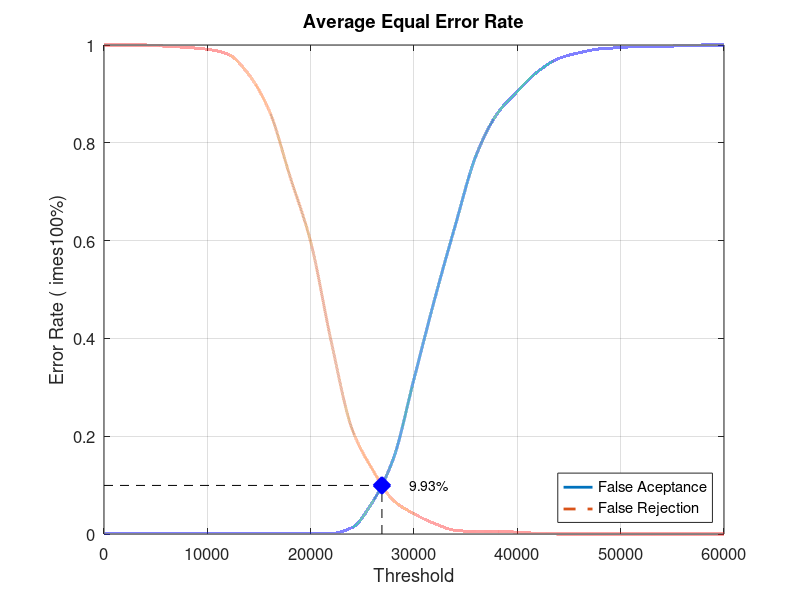
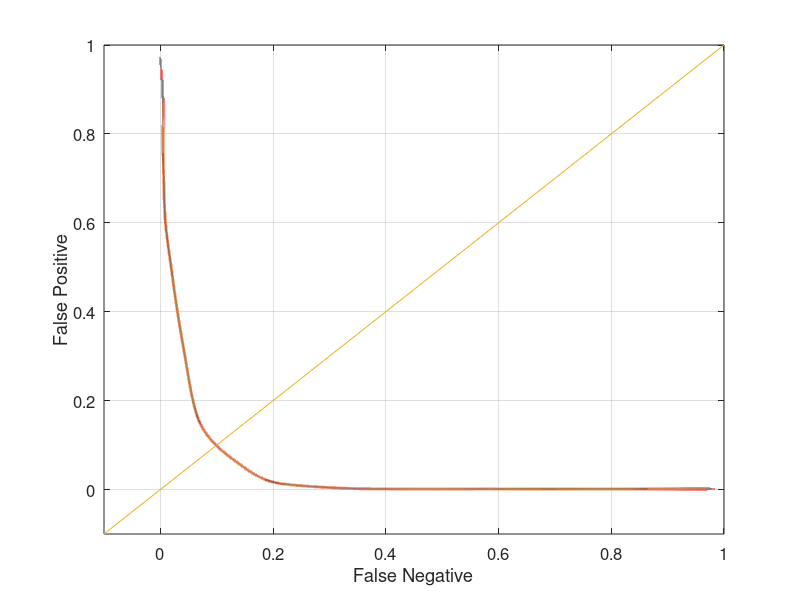

MATLAB code for these plots, in order:
close all;
clear;
clc;
x = 0:2000:60000;
xq = 0:0.5:60000;

y0 = [0 0.00131579 0.00131579 0.00131579 0.00131579 0.00131579 0.00131579 0.00131579 0.00131579 0.00131579 0.00131579 0.00131579 0.0131579 0.0657895 0.153947 0.317105 0.480263 0.631579 0.773684 0.857895 0.905263 0.946053 0.972368 0.984211 0.992105 0.994737 0.997368 0.997368 0.998684 1 1]
yy0 = interp1(x, y0, xq, 'pchip');
y1 = [1 1 1 0.9975 0.995 0.99125 0.98125 0.94 0.865 0.73125 0.5975 0.3925 0.215 0.13125 0.06875 0.04125 0.02125 0.0075 0.005 0.005 0.00375 0.00125 0 0 0 0 0 0 0 0 0]
yy1 = interp1(x, y1, xq, 'pchip');

% Calculating EER: 
y2 = abs(y0 - y1);
find(y2 == min(y2))
yy2 = abs(yy0 - yy1);
xEER = find(yy2 == min(yy2));
xEERIndex = xq(xEER) % X-axis EER
yEER = yy0(xEER) % Y-axis EER

main = figure
plot(xq, yy0,'-','LineWidth', 2);	hold on
plot(xq, yy1,'--','LineWidth', 2);	hold on
plot([xEERIndex xEERIndex], [0 yEER], 'k--');	hold on
plot([0 xEERIndex], [yEER yEER], 'k--');	hold on
plot(xEERIndex, yEER, 'bx', 'LineWidth', 10);	hold on
text(xEERIndex + 10 * xEERIndex / 100, yEER, [num2str(round((10000 * yEER)) / 100) '%'])
legend('False Aceptance', 'False Rejection', 'Location', 'SouthEast')
xlabel('Threshold')
ylabel('Error Rate (	imes100%)')
title('Average Equal Error Rate')
set(gca, 'FontSize', 12)
axis([0 60000 0 1])
grid on

print(main, 'Experiment1AverageMain', '-dpng');
FNRxFPR = figure('Color', [1 1 1]);
plot(yy1, yy0, '-', yy1, yy0, 'LineWidth', 2);
hold on
y = -0.1:0.1:1
plot(y, y); 
set(gca, 'FontSize', 12)
xlabel('False Negative')
ylabel('False Positive')
axis([-0.1 1 -0.1 1])
set(gca, 'FontSize', 12)
grid on

print(FNRxFPR, 'Experiment1AverageFNRxFPR','-dpng');
